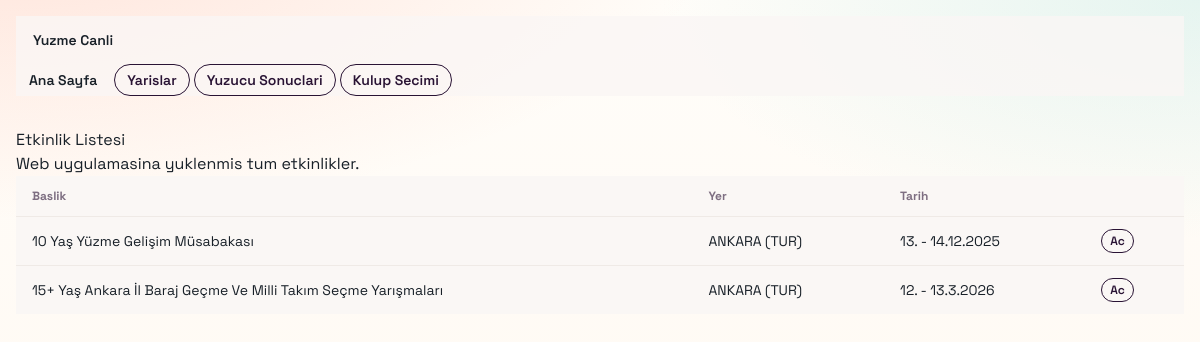
Page /events/ on the earlier database version.
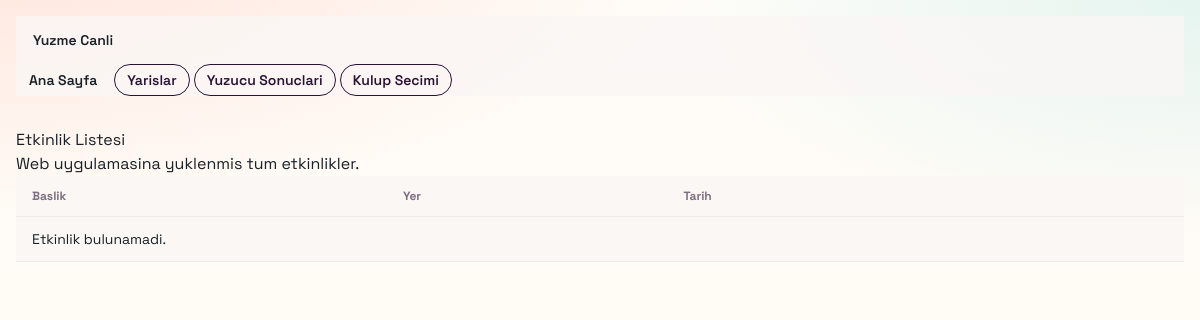
Same page on the later database version.
### main/models.py (models this page shows, shortened)
class Event(models.Model):
    unique_name = models.CharField(max_length=100, unique=True, default="")
    title = models.CharField(max_length=255)
    date = models.CharField(max_length=64)
    location = models.CharField(max_length=255)
    class Meta:
        unique_together = [("title", "date", "location")]

### main/views.py (the view)
# urls.py: path('events/', views.event_list, name='event_list'),
def event_list(request):
    events = Event.objects.order_by("-date", "title")
    return render(request, "event_list.html", {"events": events})

### main/templates/event_list.html (shortened to what this page needs)
{% extends "base.html" %}
{% block content %}
<section class="mb-6">
    <h1 class="text-3xl font-bold mb-2">Etkinlik Listesi</h1>
    <p class="opacity-80">Web uygulamasina yuklenmis tum etkinlikler.</p>
</section>
<section class="overflow-x-auto rounded-2xl border border-base-200 bg-base-100 shadow-sm">
    <table class="table table-sm sm:table-md">
        <thead>
            <tr>
                <th>Baslik</th>
                <th>Yer</th>
                <th>Tarih</th>
                <th></th>
            </tr>
        </thead>
        <tbody>
            {% for event in events %}
            <tr>
                <td class="font-medium">{{ event.title }}</td>
                <td>{{ event.location }}</td>
                <td>{{ event.date }}</td>
                <td>
                    <a href="/events/{{ event.id }}/" class="btn btn-xs btn-outline">Ac</a>
                </td>
            </tr>
            {% empty %}
            <tr>
                <td colspan="3" class="opacity-70">Etkinlik bulunamadi.</td>
            </tr>
            {% endfor %}
        </tbody>
    </table>
</section>
{% endblock %}

Differences in the rows shown:
removed Event: title "10 Yaş Yüzme Gelişim Müsabakası", location "ANKARA (TUR)", date "13. - 14.12.2025"
removed Event: title "15+ Yaş Ankara İl Baraj Geçme Ve Milli Takım Seçme Yarışmaları", location "ANKARA (TUR)", date "12. - 13.3.2026"
Other differences:
text now shown: "Etkinlik bulunamadi."
